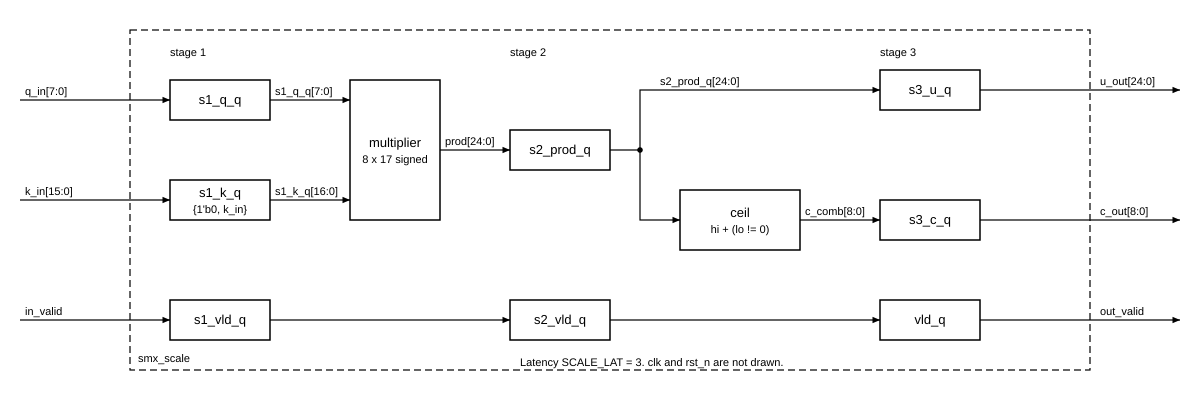

Recreate this plot in Python.
"""smx_scale, one lane: u = q*K, c = ceil(u / 2^16). Run: python3 docs/spec/fig/smx_scale.py"""
from schematic import Sheet

s = Sheet("smx_scale", 1200, 400)
s.boundary(130, 30, 960, 340, "smx_scale")
s.note(170, 56, "stage 1")
s.note(510, 56, "stage 2")
s.note(880, 56, "stage 3")

s.box(170, 80, 100, 40, "s1_q_q")
s.box(170, 180, 100, 40, "s1_k_q", "{1'b0, k_in}")
s.box(350, 80, 90, 140, "multiplier", "8 x 17 signed")
s.box(510, 130, 100, 40, "s2_prod_q")
s.box(680, 190, 120, 60, "ceil", "hi + (lo != 0)")
s.box(880, 70, 100, 40, "s3_u_q")
s.box(880, 200, 100, 40, "s3_c_q")
s.box(170, 300, 100, 40, "s1_vld_q")
s.box(510, 300, 100, 40, "s2_vld_q")
s.box(880, 300, 100, 40, "vld_q")

s.wire([(20, 100), (170, 100)], "q_in[7:0]")
s.wire([(20, 200), (170, 200)], "k_in[15:0]")
s.wire([(270, 100), (350, 100)], "s1_q_q[7:0]")
s.wire([(270, 200), (350, 200)], "s1_k_q[16:0]")
s.wire([(440, 150), (510, 150)], "prod[24:0]")
s.wire([(610, 150), (640, 150), (640, 90), (880, 90)], "s2_prod_q[24:0]", at=2, lx=660)
s.dot(640, 150)
s.wire([(640, 150), (640, 220), (680, 220)])
s.wire([(800, 220), (880, 220)], "c_comb[8:0]")
s.wire([(980, 90), (1180, 90)], "u_out[24:0]", lx=1100, port=True)
s.wire([(980, 220), (1180, 220)], "c_out[8:0]", lx=1100, port=True)
s.wire([(20, 320), (170, 320)], "in_valid")
s.wire([(270, 320), (510, 320)])
s.wire([(610, 320), (880, 320)])
s.wire([(980, 320), (1180, 320)], "out_valid", lx=1100, port=True)
s.note(520, 366, "Latency SCALE_LAT = 3. clk and rst_n are not drawn.")
s.save(__file__)
